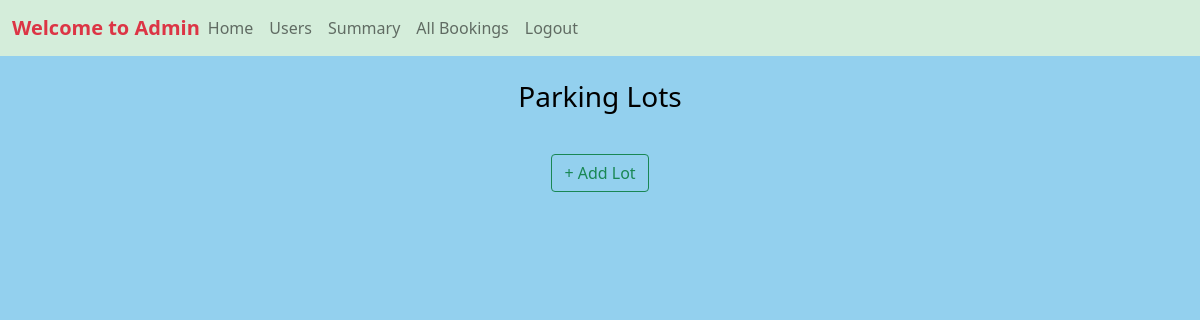
/admin/dashboard (signed in), run on an earlier commit of the app's database.
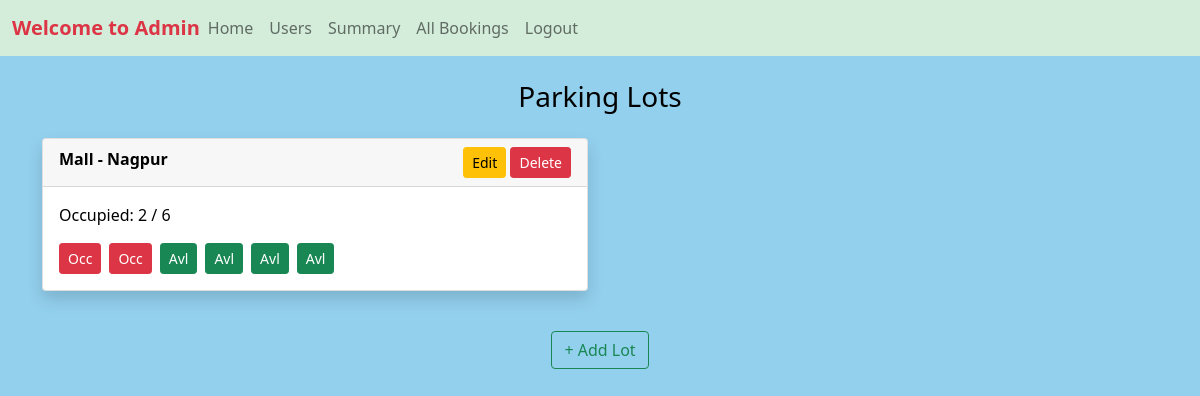
And on a later commit of the database.
### backend/models.py (models this page shows)
class Parking_lot(db.Model):
    id = db.Column(db.Integer, primary_key=True)
    prime_location_name = db.Column(db.String(200), nullable=False)
    price = db.Column(db.Float, nullable=True)
    maximum_number_of_spots = db.Column(db.Integer, nullable=False)
    address = db.Column(db.String(200), nullable=True)
    pin_code = db.Column(db.String(20), nullable=True)
    city = db.Column(db.String(20), nullable=False)
    spots = db.relationship('Parking_spot', backref='lot', lazy=True)

class Parking_spot(db.Model):
    id = db.Column(db.Integer, primary_key=True)
    lot_id = db.Column(db.Integer, db.ForeignKey('parking_lot.id'), nullable=False)
    status = db.Column(db.String(20), nullable=False, default='Available')
    spot_name = db.Column(db.String(20))
    place = db.Column(db.String(20))
    city = db.Column(db.String(20))
    reservations = db.relationship('Reservation', backref='spot', lazy=True)

### backend/controller.py (the view)
@app.route('/admin/dashboard', methods=['GET', 'POST'])
def admin_dashboard():
    if 'admin_id' in session:
        admin = Admin.query.get(session['admin_id'])
        lots = Parking_lot.query.all()
        for lot in lots:
            lot.spots = Parking_spot.query.filter_by(lot_id=lot.id).all()
            lot.available = len([s for s in lot.spots if s.status == 'Available'])
            lot.total = len(lot.spots)
            lot.occupied = lot.total - lot.available
        return render_template('admin_dashboard.html',lots = lots, admin=admin)
    else:
        flash("Please login first", "danger")
        return redirect('/admin_login')

### templates/admin_dashboard.html (shortened to what this page needs)
<!DOCTYPE html>
<html lang="en">
<head>
  <link href="https://cdn.jsdelivr.net/npm/bootstrap@5.0.2/dist/css/bootstrap.min.css" rel="stylesheet">
  <link rel="stylesheet" href="{{ url_for('static', filename='css/style.css') }}">
</head>
<body>
  <nav class="navbar navbar-expand-lg navbar-light" style="background-color: #d4edda;">
    <div class="container-fluid">
      <div class="d-flex align-items-center">
      <span class="text-danger fw-bold" style="font-size: 20px;">Welcome to Admin</span>
      <div class="navbar-nav">
        <a class="nav-link" href="/">Home</a>
        <a class="nav-link" href="/admin/user">Users</a>
        <a class="nav-link" href="/admin/summary">Summary</a>
        <a class="nav-link" href="/admin/admin_all_bookings">All Bookings</a>
        <a class="nav-link" href="/logout">Logout</a>
      </div>
    </div>
  </div>
  </nav>
  <div class="container mt-4">
    <h3 class="text-center mb-4">Parking Lots</h3>
    <div class="row">
      {% for lot in lots %}
      <div class="col-md-6 mb-4">
        <div class="card shadow">
          <div class="card-header d-flex justify-content-between">
            <strong>{{ lot.prime_location_name }} - {{ lot.city }}</strong>
            <div>
              <a href="{{ url_for('edit', lot_id=lot.id) }}" class="btn btn-sm btn-warning">Edit</a>
              <form action="{{ url_for('delete_lot', lot_id=lot.id) }}" method="POST" style="display:inline;">
                <button class="btn btn-sm btn-danger" type="submit">Delete</button>
              </form>
            </div>
          </div>
          <div class="card-body">
          <p>Occupied: {{ lot.occupied }} / {{ lot.total }}</p>
        <div class="d-flex flex-wrap">
            {% for spot in lot.spots %}
            <a href="{{ url_for('view_spots', lot_id=lot.id) }}"class="btn btn-sm
            {% if spot.status == 'Available' %}btn-success
            {% else %}btn-danger
            {% endif %} me-2">
            {{ 'Avl' if spot.status == 'Available' else 'Occ' }}
           </a>
           {% endfor %}
        </div>
          </div>
        </div>
      </div>
      {% endfor %}
    </div>
    <div class="text-center">
      <a href="{{ url_for('create_lot') }}" class="btn btn-outline-success mt-3">+ Add Lot</a>
    </div>
  </div>
</body>
</html>

### static/css/style.css (style rules this page uses)
body { background-color: rgb(147, 208, 238); color: black; }

What changed in the data, as far as the page shows it:
added Parking_lot: prime_location_name "Mall", city "Nagpur", occupied "2", total "6"
added Parking_spot: status "Occ"
added Parking_spot: status "Occ"
added Parking_spot: status "Avl"
added Parking_spot: status "Avl"
added Parking_spot: status "Avl"
added Parking_spot: status "Avl"
